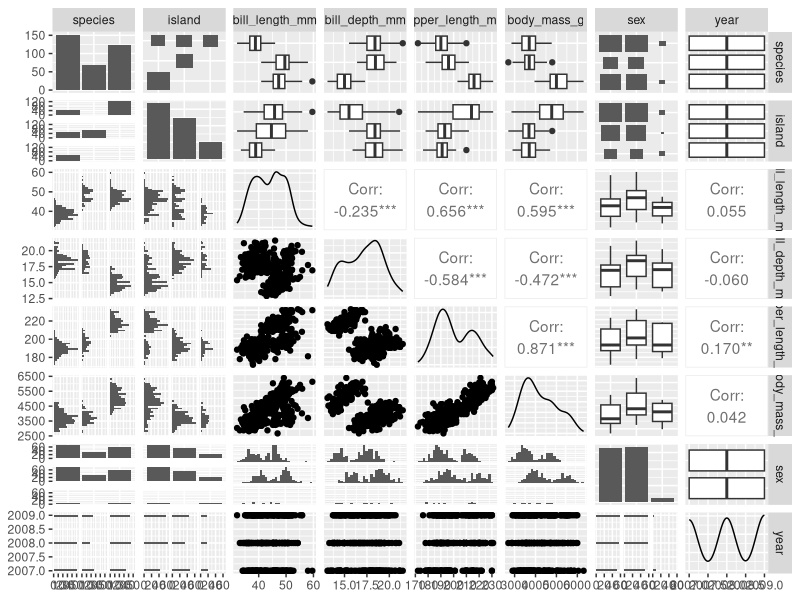
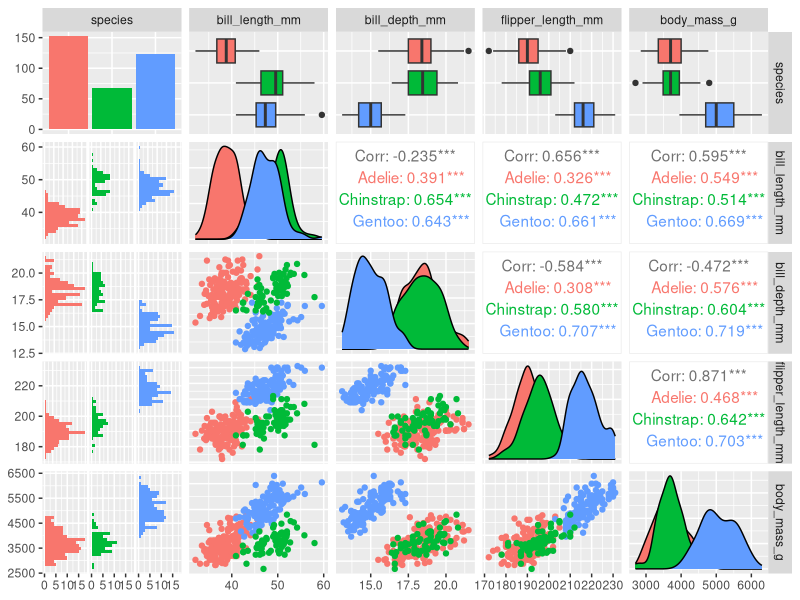
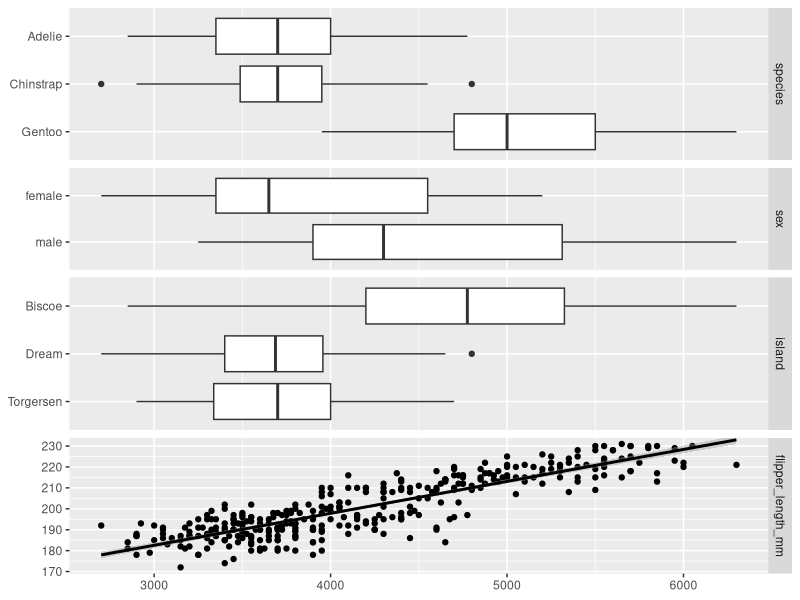
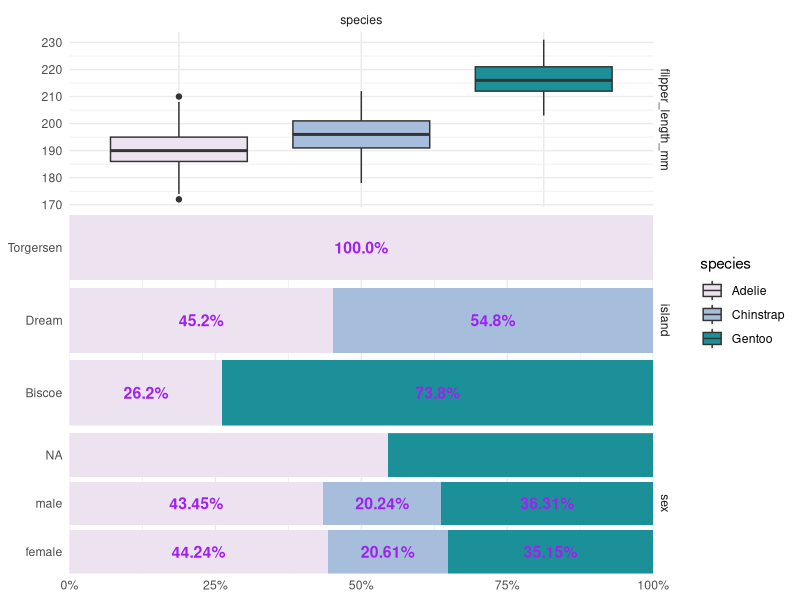
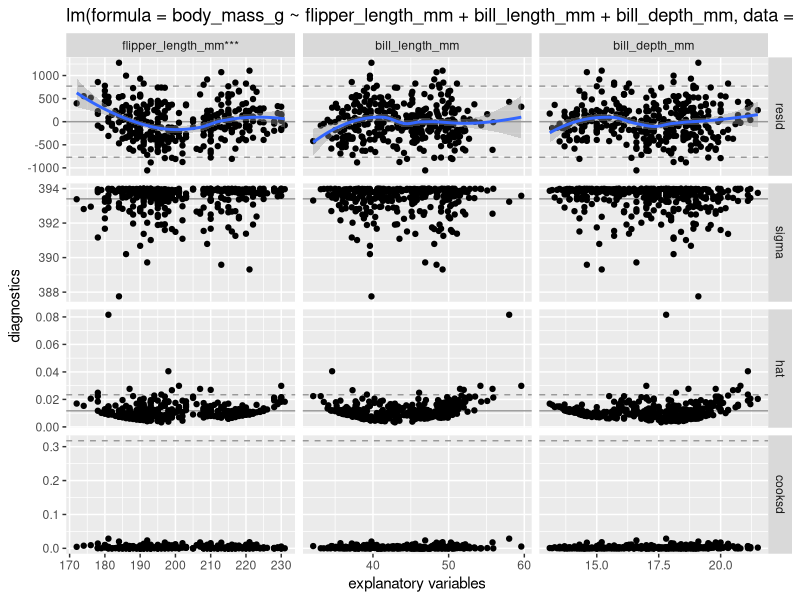
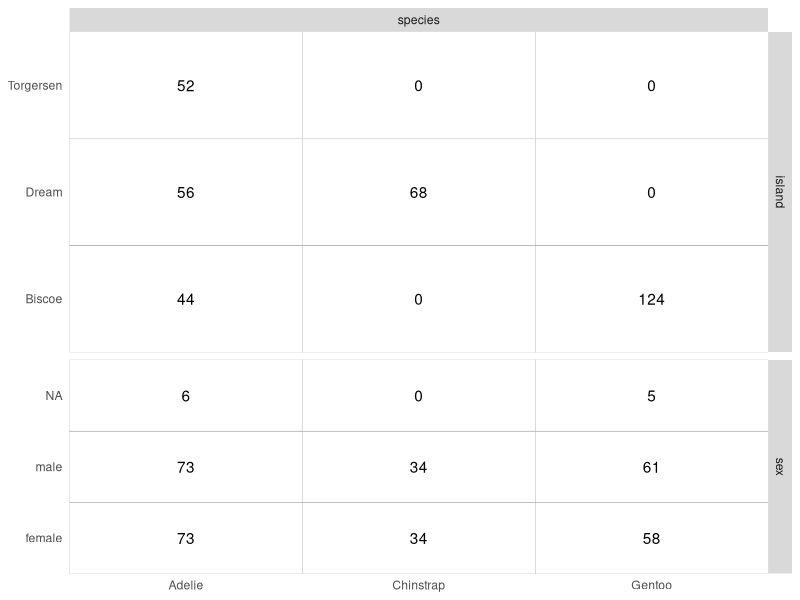

Write R code to recreate these figures, in order.
# Introduction to GGally
# Source = https://www.ucsbtidytuesday.com/post/2020-07-07-ggally-demo/

library(tidyverse)
library(palmerpenguins)
library(skimr)
library(GGally)

# Bring it up in a new tab
# View(penguins)

# Summarize it 
summary(penguins)

# Glimpse it
tibble::glimpse(penguins)

# Skim it 
skimr::skim(penguins)

# GGally extends ggplot2 by adding several functions to reduce the complexity of 
# combining geoms with transformed data. Some of these functions include a pairwise 
# plot matrix, a scatterplot plot matrix, a parallel coordinates plot, a survival plot, 
# and several functions to plot networks.”

# Create pairwise comparison
# This is cool, but a bit of a mess
ggpairs(penguins)

penguins %>% 
  select(species, bill_length_mm:body_mass_g) %>% 
  ggpairs(aes(color = species))

# Plot outcome for explanatory variables
penguins %>% 
  ggbivariate(outcome = "body_mass_g", 
              explanatory = c("species","sex", "island","flipper_length_mm"))

# With custom formatting
penguins %>% 
  ggbivariate(outcome = "species", 
              explanatory = c("flipper_length_mm", "island", "sex"),
              rowbar_args = list(
                colour = "purple",
                size = 4,
                fontface = "bold",
                label_format = scales::label_percent(accurary = 1)
              )) +
  scale_fill_brewer(palette = 10) +
  theme_minimal()

# Model diagnostics

# Make a model: 
penguin_lm <- lm(body_mass_g ~ flipper_length_mm + bill_length_mm + bill_depth_mm, data = penguins)

# Look at the diagnostics! 
ggnostic(penguin_lm)

# Formatted counts tables

# Counts, for each species, tallied by island & sex
penguins %>% 
  ggtable("species", c("island","sex"))
